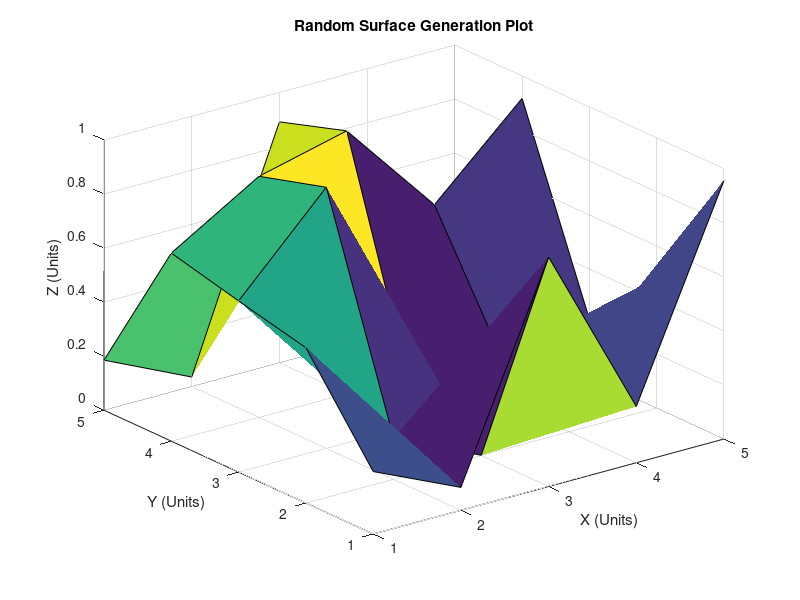
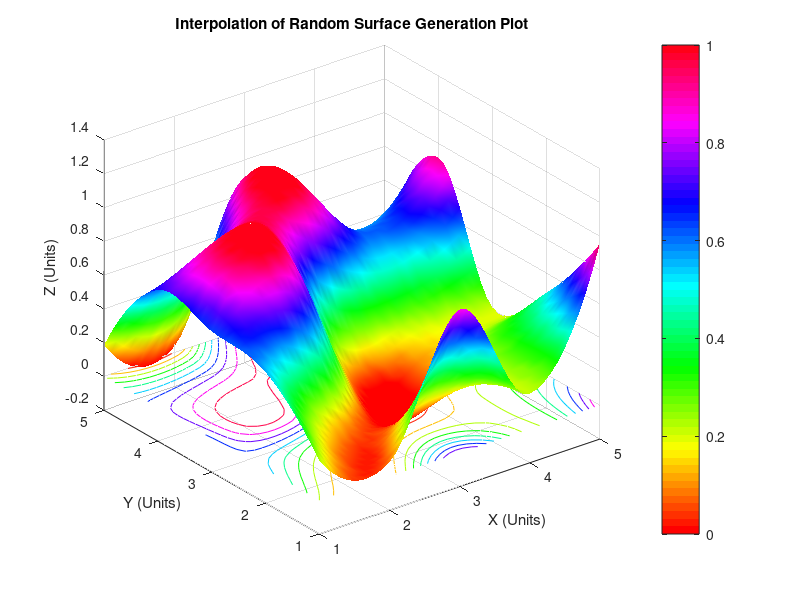

Recreate these plots in MATLAB, in order.

%Part A
Z0 = rand(5,5);

%Part B
Y0 = [1:1:5];
X0 = [1:1:5];

[X0,Y0] = meshgrid(X0,Y0);
figure('Name','Figure 2a','NumberTitle', 'off');
surf(X0,Y0,Z0);
xlabel('X (Units)');
ylabel('Y (Units)');
zlabel('Z (Units)');
title('Random Surface Generation Plot');
grid('on');

%Part C

X1 = [1:0.1:5];
Y1 = [1:0.1:5];

[X1,Y1] = meshgrid(X1,Y1);


%Part D
Z1= interp2(X0,Y0,Z0,X1,Y1,'cubic');

%Part E
figure('Name','Figure 2b','NumberTitle', 'off');
surf(X1,Y1,Z1);
grid('on');

colormap 'hsv';
shading 'interp';

%Part F
hold('on');
contour(X1,Y1,Z1);


%Part G
colorbar;
caxis([0 1]);

%Part H
grid('on');
xlabel('X (Units)');
ylabel('Y (Units)');
zlabel('Z (Units)');
title('Interpolation of Random Surface Generation Plot');




